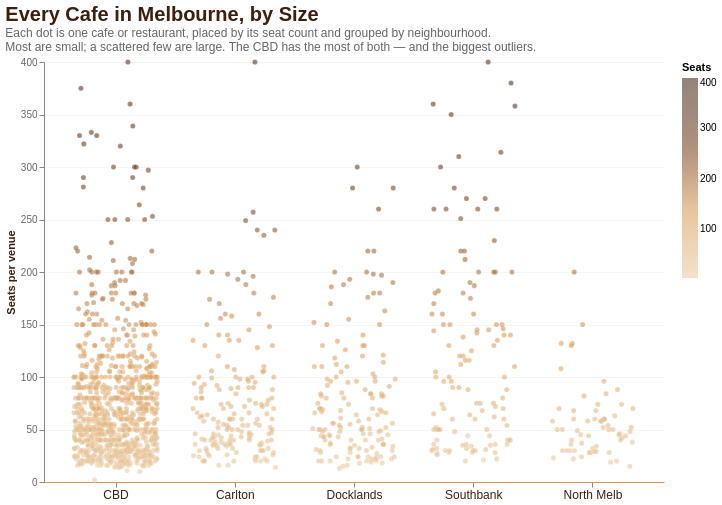

Write a Vega-Lite specification for this figure.
### Vega-Lite specification from a JSON file in a GitHub repository (floating-point values rounded to 4 significant figures; data arrays with more than 128 entries replaced by an {"elided": "..."} marker saying what was removed)
{"$schema": "https://vega.github.io/schema/vega-lite/v5.json", "title": {"text": "Every Cafe in Melbourne, by Size", "subtitle": ["Each dot is one cafe or restaurant, placed by its seat count and grouped by neighbourhood.", "Most are small; a scattered few are large. The CBD has the most of both — and the biggest outliers."], "anchor": "start", "fontSize": 20, "subtitleFontSize": 12, "subtitleColor": "#666", "color": "#3C1F0F"}, "width": 620, "height": 420, "data": {"values": {"elided": "1408 records"}}, "layer": [{"mark": {"type": "circle", "size": 26, "opacity": 0.55, "stroke": "white", "strokeWidth": 0.3}, "encoding": {"x": {"field": "jx", "type": "quantitative", "scale": {"domain": [-0.6, 4.6]}, "axis": {"values": [0, 1, 2, 3, 4], "labelExpr": "['CBD','Carlton','Docklands','Southbank','North Melb'][datum.value]", "title": null, "labelFontSize": 12, "labelColor": "#3C1F0F", "grid": false, "domainColor": "#D89651"}}, "y": {"field": "seats", "type": "quantitative", "title": "Seats per venue", "axis": {"titleColor": "#3C1F0F", "labelColor": "#666", "grid": true, "gridColor": "#f5f5f5"}}, "color": {"field": "seats", "type": "quantitative", "scale": {"range": ["#E8C9A0", "#D89651", "#6B3410", "#3C1F0F"]}, "legend": {"title": "Seats", "orient": "right"}}, "tooltip": [{"field": "name", "type": "nominal", "title": "Venue"}, {"field": "area", "type": "nominal", "title": "Neighbourhood"}, {"field": "seats", "type": "quantitative", "title": "Seats"}]}}], "config": {"view": {"stroke": null}, "background": "white"}}
